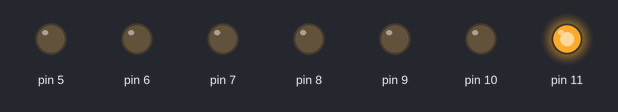
Bench run of a sketch on a simulated Arduino Uno, built with avr-gcc and run on an emulated ATmega328P. Parts: output pins drawn as LEDs (lit = HIGH).

Above: at 0.5 s.
At 1.5 s:
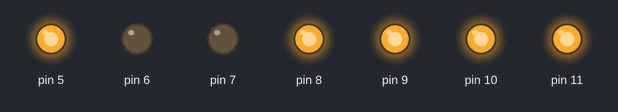
At 2.5 s:
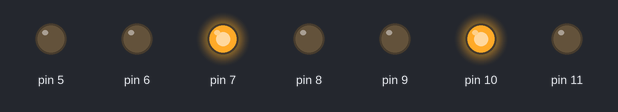
At 5.5 s:
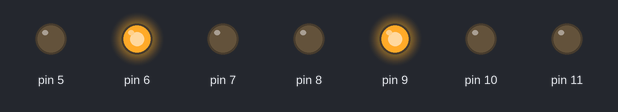
At 7.5 s:
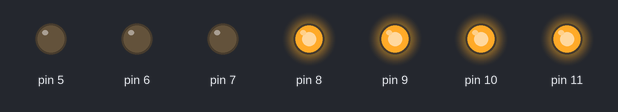
At 10.0 s:
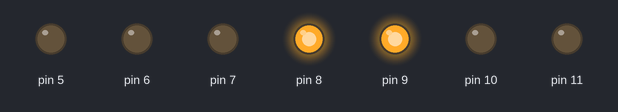
Timing chart, 0 to 14.3 s (numbered marks = the images above):
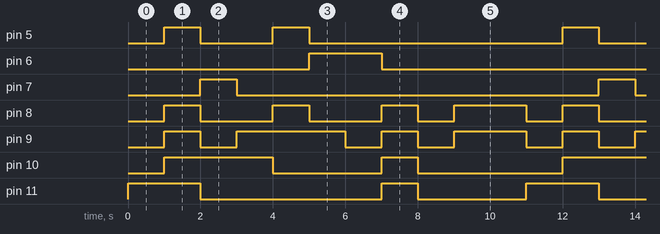

The sketch:

P3.1_Display.ino
```cpp
/*************************************************************************
**                                                                      **
**                      Descripción programa                            **
**                                                                      **
*************************************************************************/

//******  Includes  ******************************************************


//******  Variables  *****************************************************


//******  Setup  *********************************************************

  void setup()
{
  pinMode(5, OUTPUT);
  pinMode(6, OUTPUT);
  pinMode(7, OUTPUT);
  pinMode(8, OUTPUT);
  pinMode(9, OUTPUT);
  pinMode(10, OUTPUT);
  pinMode(11, OUTPUT);

  digitalWrite(5, HIGH);
  digitalWrite(6, HIGH);
  digitalWrite(7, HIGH);
  digitalWrite(8, HIGH);
  digitalWrite(9, HIGH);
  digitalWrite(10, HIGH);
  digitalWrite(11, HIGH);
}

  void loop()
{

  digitalWrite(5, LOW);  //0
  digitalWrite(6, LOW);
  digitalWrite(7, LOW);
  digitalWrite(8, LOW);
  digitalWrite(9, LOW);
  digitalWrite(10, LOW);
  digitalWrite(11, HIGH);

  delay(1000);


  digitalWrite(5, HIGH);  //1
  digitalWrite(6, LOW);
  digitalWrite(7, LOW);
  digitalWrite(8, HIGH);
  digitalWrite(9, HIGH);
  digitalWrite(10, HIGH);
  digitalWrite(11, HIGH);

  delay(1000);


  digitalWrite(5, LOW);  //2
  digitalWrite(6, LOW);
  digitalWrite(7, HIGH);
  digitalWrite(8, LOW);
  digitalWrite(9, LOW);
  digitalWrite(10, HIGH);
  digitalWrite(11, LOW);

  delay(1000);


  digitalWrite(5, LOW);  //3
  digitalWrite(6, LOW);
  digitalWrite(7, LOW);
  digitalWrite(8, LOW);
  digitalWrite(9, HIGH);
  digitalWrite(10, HIGH);
  digitalWrite(11, LOW);

  delay(1000);


  digitalWrite(5, HIGH);  //4
  digitalWrite(6, LOW);
  digitalWrite(7, LOW);
  digitalWrite(8, HIGH);
  digitalWrite(9, HIGH);
  digitalWrite(10, LOW);
  digitalWrite(11, LOW);

  delay(1000);


  digitalWrite(5, LOW);  //5
  digitalWrite(6, HIGH);
  digitalWrite(7, LOW);
  digitalWrite(8, LOW);
  digitalWrite(9, HIGH);
  digitalWrite(10, LOW);
  digitalWrite(11, LOW);

  delay(1000);


  digitalWrite(5, LOW);  //6
  digitalWrite(6, HIGH);
  digitalWrite(7, LOW);
  digitalWrite(8, LOW);
  digitalWrite(9, LOW);
  digitalWrite(10, LOW);
  digitalWrite(11, LOW);

  delay(1000);


  digitalWrite(5, LOW);  //7
  digitalWrite(6, LOW);
  digitalWrite(7, LOW);
  digitalWrite(8, HIGH);
  digitalWrite(9, HIGH);
  digitalWrite(10, HIGH);
  digitalWrite(11, HIGH);

  delay(1000);


  digitalWrite(5, LOW);  //8
  digitalWrite(6, LOW);
  digitalWrite(7, LOW);
  digitalWrite(8, LOW);
  digitalWrite(9, LOW);
  digitalWrite(10, LOW);
  digitalWrite(11, LOW);

  delay(1000);


  digitalWrite(5, LOW);  //9
  digitalWrite(6, LOW);
  digitalWrite(7, LOW);
  digitalWrite(8, HIGH);
  digitalWrite(9, HIGH);
  digitalWrite(10, LOW);
  digitalWrite(11, LOW);

  delay(2000);

}
```

Measured:
- by itself, pin 5: repeats every 11.0 s: LOW 2.0 s, HIGH 1.0 s, LOW 7.0 s, HIGH 1.0 s
- by itself, pin 6: alternates HIGH for 2.0 s and LOW for 9.0 s
- by itself, pin 7: alternates HIGH for 1.0 s and LOW for 10.0 s
- by itself, pin 8: repeats every 11.0 s: 2 × (LOW 2.0 s, HIGH 1.0 s), LOW 1.0 s, HIGH 2.0 s, LOW 1.0 s, HIGH 1.0 s
- by itself, pin 9: repeats every 11.0 s: LOW 1.0 s, HIGH 3.0 s, LOW 1.0 s, HIGH 1.0 s, LOW 1.0 s, HIGH 2.0 s, LOW 1.0 s, HIGH 1.0 s
- by itself, pin 10: repeats every 11.0 s: LOW 3.0 s, HIGH 1.0 s, LOW 4.0 s, HIGH 3.0 s
- by itself, pin 11: repeats every 11.0 s: HIGH 1.0 s, LOW 3.0 s, HIGH 2.0 s, LOW 5.0 s
